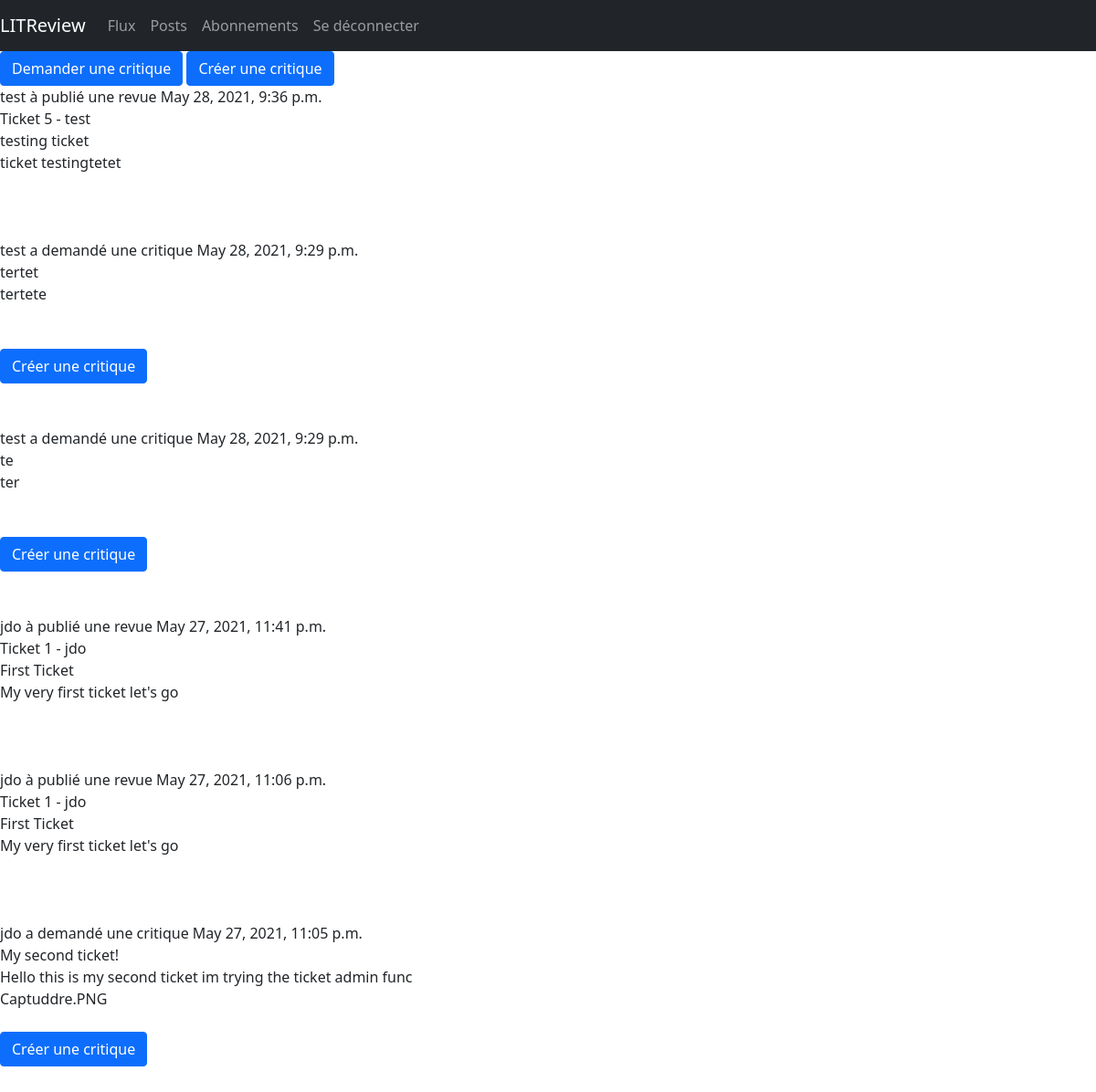
Before: /flux (signed in) with the older database file.
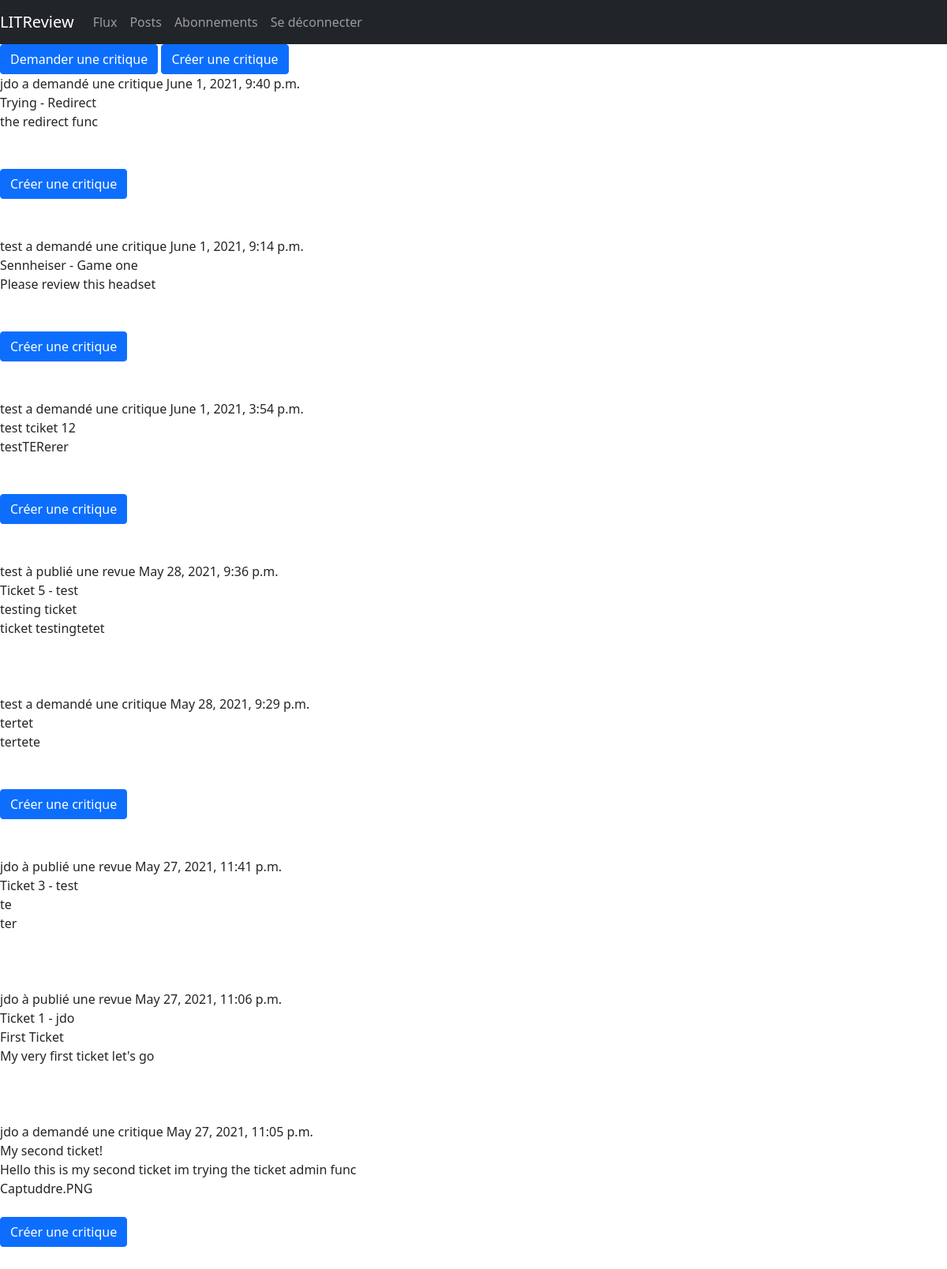
After: the same page with the newer database file.
### p9books/models.py (models this page shows)
class Review(models.Model):
    ticket = models.ForeignKey(to=Ticket, on_delete=models.CASCADE)
    rating = models.PositiveSmallIntegerField(
        validators=[MinValueValidator(0), MaxValueValidator(5)])
    headline = models.CharField(max_length=128)
    body = models.CharField(max_length=8192, blank=True)
    user = models.ForeignKey(
        to=settings.AUTH_USER_MODEL, on_delete=models.CASCADE)
    time_created = models.DateTimeField(auto_now_add=True)

class Ticket(models.Model):
    title = models.CharField(max_length=128)
    description = models.TextField(max_length=2048, blank=True)
    user = models.ForeignKey(to=settings.AUTH_USER_MODEL,
                             on_delete=models.CASCADE)
    image = models.ImageField(null=True, blank=True)
    time_created = models.DateTimeField(auto_now_add=True)

### p9books/views.py (the view)
# urls.py: 2. Add a URL to urlpatterns:  path('', views.home, name='home')
@login_required(login_url='login')
def home(request):
    reviews = Review.objects.all()
    ticketids = [review.ticket.id for review in reviews]
    tickets = Ticket.objects.all().exclude(id__in=ticketids)
    combined = sorted(chain(tickets, reviews),
                      key=lambda instance: instance.time_created,
                      reverse=True)
    return render(request, 'flux.html', context={'objects': combined})

### p9books/templates/flux.html
{% extends "base.html" %}
{% block content %}
<div>
    <a href="/new-ticket" class="btn btn-primary">Demander une critique</a>
    <a href="/new-review" class="btn btn-primary">Créer une critique</a>
</div>
<div>
    {% for obj in objects %}
        {% if obj.title %}
            <span>
                {{obj.user}} a demandé une critique {{obj.time_created}}<br>
                {{obj.title}}<br>
                {{obj.description}}<br>
                {{obj.image}}<br><br>
                <a href="{% url 'answer' obj.id %}" class="btn btn-primary">Créer une critique</a>
            </span><br><br><br>
        {% else %}
            <span>
                {{obj.user}} à publié une revue {{obj.time_created}}<br>
                Ticket {{obj.ticket.id}} - {{obj.ticket.user}}<br>
                {{obj.ticket.title}}<br>
                {{obj.ticket.description}}<br>
            </span><br><br><br>
        {% endif %}
    {% endfor %}
</div>
{% endblock %}

Changed rows visible on the page:
no longer on this page (row unchanged): Ticket: user "test", time_created "May 28, 2021, 9:29 p.m.", title "te", description "ter"
added Ticket: user "jdo", time_created "June 1, 2021, 9:40 p.m.", title "Trying - Redirect", description "the redirect func"
added Ticket: user "test", time_created "June 1, 2021, 9:14 p.m.", title "Sennheiser - Game one", description "Please review this headset"
added Ticket: user "test", time_created "June 1, 2021, 3:54 p.m.", title "test tciket 12", description "testTERerer"
changed Review: ticket.id "1" → "3"; ticket.user "jdo" → "test"; ticket "First Ticket" → "te"; ticket.description "My very first ticket let's go" → "ter"
